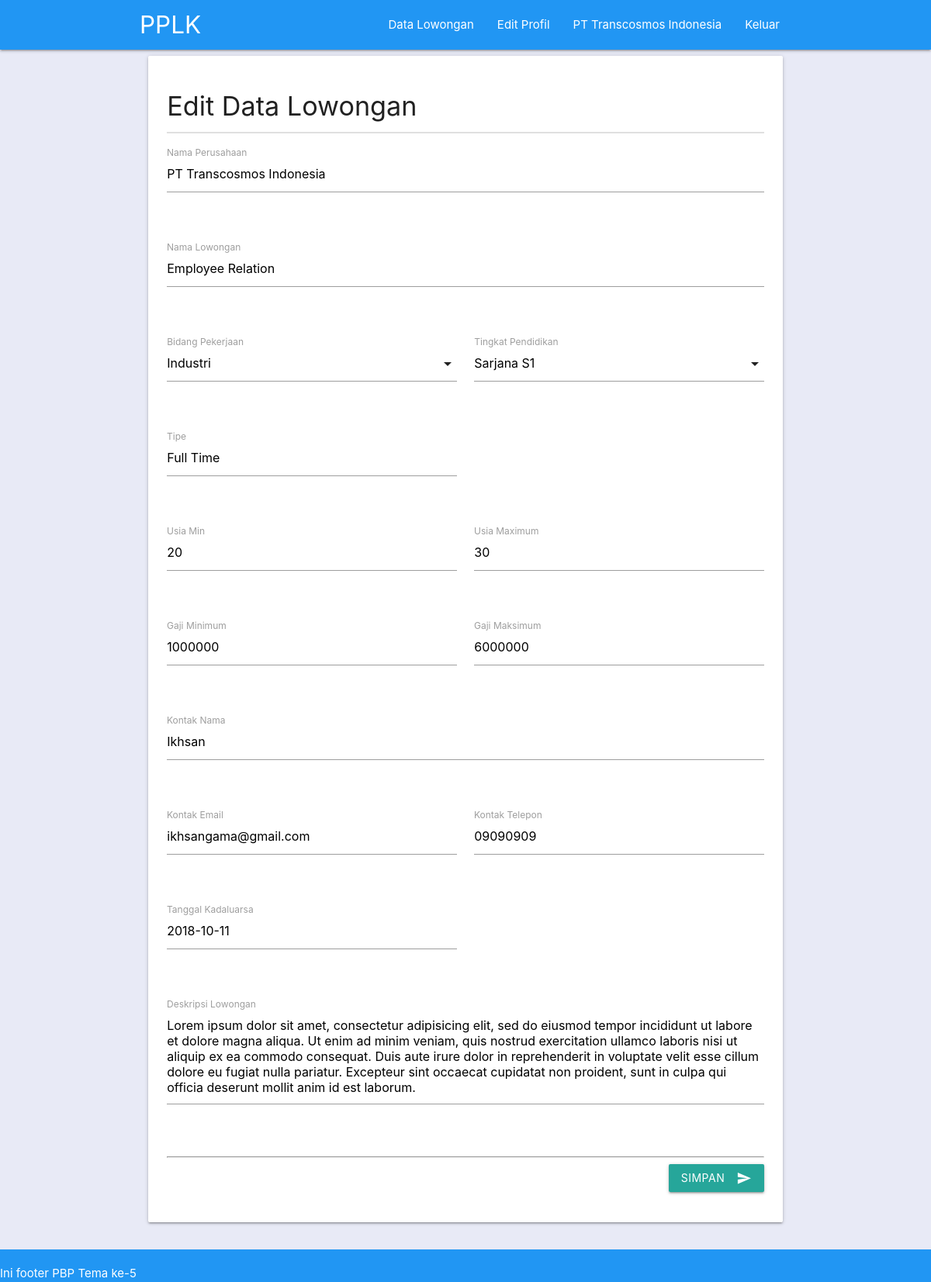
The app's page /edit_data_lowongan.php?idloker=15 (signed in) with its own data.
### tables this page shows
CREATE TABLE `perusahaan` (
  `idperusahaan` int(11) NOT NULL,
  `nama` varchar(50) NOT NULL,
  `password` varchar(255) NOT NULL,
  `nama_pemilik` varchar(50) NOT NULL,
  `alamat` text NOT NULL,
  `kota` varchar(50) NOT NULL,
  `email` varchar(50) NOT NULL,
  `no_telp` varchar(50) NOT NULL,
  `tgl_daftar` date DEFAULT NULL
);

CREATE TABLE `loker` (
  `idloker` int(11) NOT NULL,
  `idperusahaan` int(11) NOT NULL,
  `nama` varchar(50) NOT NULL,
  `idbidang` int(11) NOT NULL,
  `idtingkat_pendidikan` int(11) NOT NULL,
  `tipe` varchar(50) DEFAULT NULL,
  `usia_min` int(50) DEFAULT NULL,
  `usia_max` int(50) DEFAULT NULL,
  `gaji_min` int(50) DEFAULT NULL,
  `gaji_max` int(50) DEFAULT NULL,
  `nama_cp` varchar(50) DEFAULT NULL,
  `email_cp` varchar(50) DEFAULT NULL,
  `no_telp_cp` varchar(50) DEFAULT NULL,
  `tgl_insert` date DEFAULT NULL,
  `tgl_update` date DEFAULT NULL,
  `tgl_expired` date DEFAULT NULL,
  `deskripsi_loker` text
);

### classes/Session.php (called while the page is built, shortened)
<?php
class Session{
  public static function isOn($nama){
    return (isset($_SESSION[$nama])) ? true : false ;
  }
  public static function getSession($nama)
  {
    return $_SESSION[$nama];
  }
}
?>

### classes/Database.php (called while the page is built, shortened)
<?php
class Database
{
  private static $connection = null;
  private $mysqli,
          $HOST = 'localhost',
          $USER = 'root',
          $PASSWORD = '',
          $DBNAME = 'pbp_pplk';
  function __construct()
  {
    $this->mysqli = new mysqli($this->HOST, $this->USER, $this->PASSWORD, $this->DBNAME);
  }
  public static function getConnection(){
    if(!isset(self::$connection))
    {
      self::$connection = new Database();
    }
    return self::$connection;
  }
  public function get_info ($table, $column, $value)
  {
    if(!is_int($value))
    {
      $value = "'". $value ."'";
      $query = "SELECT * FROM $table WHERE $column = $value";
      $result = $this->mysqli->query($query);
      while($row = $result->fetch_assoc())
      {
        return $row;
      }
    }
  }
}
 ?>

### core/Init.php (called while the page is built, shortened)
<?php
$perusahaan = new Perusahaan();
if(Session::isOn('perusahaan'))
{
 $perusahaan_data = $perusahaan->get_data(Session::getSession('perusahaan'));
 $loker = new Loker();
}
?>

### classes/Perusahaan.php (called while the page is built, shortened)
<?php
class Perusahaan
{
  private $_db;
  function __construct()
  {
    $this->_db = Database::getConnection();
  }
  public function check_email($email)
  {
    $data = $this->_db->get_info('perusahaan','email',$email);
    if(empty($data)) return false;
    else return true;
  }
  public function get_data($email)
  {
    if($this->check_email($email))
    {
      return $this->_db->get_info('perusahaan','email',$email);
    } else
    {
      return die('Nama user tidak terdaftar');
    }
  }
}
 ?>

### classes/Input.php (called while the page is built)
<?php
class Input
{
  public static function get($name)
  {
    if(isset($_POST[$name]))
    {
      return $_POST[$name];
    }
    elseif (isset($_GET[$name]))
    {
      return $_GET[$name];
    }
    return false;
  }
}
 ?>

### classes/Loker.php (called while the page is built, shortened)
<?php
class Loker
{
  function __construct()
  {
    $this->_db = Database::getConnection();
  }
  public function get_data($id)
  {
    return $this->_db->get_info('loker','idloker', $id);
  }
}
 ?>

### edit_data_lowongan.php (the view, shortened to what this page needs)
<?php
require_once "core/init.php";
$loker_data = $loker->get_data(Input::get('idloker'));
require_once "template/header.php"
?>
<main>
<div class="container">
  <div class="row">
    <div class="col l12 m12 s12">
      <div class="card-panel">
        <h4>Edit Data Lowongan</h4>
        <div class="divider"></div>
        <form class="section" action="edit_data_lowongan.php?idloker=<?php echo $loker_data['idloker'] ?>" method="post">
          <div class="row">
            <div class="input-field col s12">
              <label for="nama_perusahaan">Nama Perusahaan</label>
              <input id="nama_perusahaan" name="nama_perusahaan" type="text" value="<?php echo $perusahaan_data['nama'] ?>" readonly>
              <span class="helper-text main" data-error="" data-success=""></span>
            </div>
          </div>
          <div class="row">
            <div class="input-field col s12">
              <label for="nama">Nama Lowongan</label>
              <input id="nama" name="nama" type="text" autofocus value="<?php echo $loker_data['nama'] ?>">
              <span class="helper-text main" data-error="" data-success=""></span>
            </div>
          </div>
          <div class="row">
            <div class="input-field col s6">
              <label>Bidang Pekerjaan</label>
              <span class="helper-text main" data-error="" data-success=""></span>
            </div>
            <div class="input-field col s6">
              <label>Tingkat Pendidikan</label>
              <span class="helper-text main" data-error="" data-success=""></span>
            </div>
          </div>
          <div class="row">
            <div class="input-field col s6">
              <label for="tipe">Tipe</label>
              <input id="tipe" name="tipe" type="text" value="<?php echo $loker_data['tipe'] ?>">
              <span class="helper-text main" data-error="" data-success=""></span>
            </div>
          </div>
          <div class="row">
            <div class="input-field col s6">
              <label for="usia_min">Usia Min</label>
              <input id="usia_min" name="usia_min" type="number" class="validate" type="number"  min="0" max="80" value="<?php echo $loker_data['usia_min'] ?>">
              <span class="helper-text main" data-error="" data-success=""></span>
            </div>
            <div class="input-field col s6">
              <label for="usia_max">Usia Maximum</label>
              <input id="usia_max" name="usia_max" type="number" class="validate" type="number"  min="0" max="80" value="<?php echo $loker_data['usia_max'] ?>">
              <span class="helper-text main" data-error="" data-success=""></span>
            </div>
          </div>
          <div class="row">
            <div class="input-field col l6">
              <label for="gaji_min">Gaji Minimum</label>
              <input id="gaji_min" name="gaji_min" type="number" class="validate" type="number"  min="0" max="100000000" step="100000" value="<?php echo $loker_data['gaji_min'] ?>" >
              <span class="helper-text main" data-error="" data-success=""></span>
            </div>
            <div class="input-field col l6">
              <label for="gaji_max">Gaji Maksimum</label>
              <input id="gaji_max" name="gaji_max" type="number" class="validate" type="number"  min="0" max="100000000" step="100000" value="<?php echo $loker_data['gaji_max'] ?>" >
              <span class="helper-text main" data-error="" data-success=""></span>
            </div>
          </div>
          <div class="row">
            <div class="input-field col s12">
              <label for="nama_cp">Kontak Nama</label>
              <input id="nama_cp" name="nama_cp" type="text" value="<?php echo $loker_data['nama_cp'] ?>">
              <span class="helper-text main" data-error="" data-success=""></span>
            </div>
          </div>
          <div class="row">
            <div class="input-field col s6">
              <label for="email_cp">Kontak Email</label>
              <input id="email_cp" name="email_cp" type="email" value="<?php echo $loker_data['email_cp'] ?>">
              <span class="helper-text main" data-error="" data-success=""></span>
            </div>
            <div class="input-field col s6">
              <label for="no_telp_cp">Kontak Telepon</label>
              <input id="no_telp_cp" name="no_telp_cp" type="text" value="<?php echo $loker_data['no_telp_cp'] ?>">
              <span class="helper-text main" data-error="" data-success=""></span>
            </div>
          </div>
          <div class="row">
            <div class="input-field col s6">
              <label for="tgl_expired">Tanggal Kadaluarsa</label>
              <input id="tgl_expired" name="tgl_expired" type="text" class="datepicker" value="<?php echo $loker_data['tgl_expired'] ?>">
              <span class="helper-text main" data-error="" data-success=""></span>
            </div>
          </div>
          <div class="row">
            <div class="input-field col s12">
              <label for="deskripsi_loker">Deskripsi Lowongan</label>
              <textarea id="deskripsi_loker" name="deskripsi_loker" class="materialize-textarea"><?php echo $loker_data['deskripsi_loker'] ?>
              </textarea>
              <span class="helper-text main" data-error="" data-success=""></span>
            </div>
          </div>
          <hr>
          <div class="right-align">
            <button type="submit" value="edit_data_lowongan" name="edit_data_lowongan" class="btn" > Simpan
              <i class="material-icons right">send</i>
            </button>
          </div>
        </form>
      </div>
    </div>
  </div>
</div>
</main>
<?php require_once "template/footer.php"; ?>

### template/header.php (shortened to what this page needs)
<!DOCTYPE html>
<html lang="en" dir="ltr">
  <head>
    <link rel="stylesheet" href="assets/css/materialize.min.css">
    <link href="assets/css/tema.css" rel="stylesheet">
  </head>
  <body class="indigo lighten-5">
    <header>
      <nav class="serious-error">
          <div class="container nav-wrapper ">
            <a href="#!" class="brand-logo">PPLK</a>
            <ul class="right hide-on-med-and-down">
              <?php if(Session::isOn('perusahaan')){?>
              <li><a href="data_lowongan.php">Data Lowongan</a></li>
              <li><a href="edit_profil.php">Edit Profil</a></li>
              <li><a href="profil.php"><?php echo $perusahaan_data['nama'] ?></a></li>
              <li><a href="keluar.php">Keluar</a></li>
              <?php } else {?>
              <li><a href="pendaftaran_pencaker.php">Pendaftaran Pencaker</a></li>
              <li><a href="pendaftaran_perusahaan.php">Pendaftaran Perusahaan</a></li>
              <li><a href="masuk.php">Masuk</a></li>
              <?php } ?>
            </ul>
          </div>
        </nav>
    </header>

### assets/css/tema.css (style rules this page uses)
body { display: flex; min-height: 100vh; flex-direction: column; }
main { flex: 1 0 auto; }
nav,footer { background-color: #2196F3 !important; }

### records on screen
perusahaan: nama "PT Transcosmos Indonesia", nama_perusahaan "PT Transcosmos Indonesia"
loker: nama "Employee Relation", tipe "Full Time", usia_min "20", usia_max "30", gaji_min "1000000", gaji_max "6000000", nama_cp "Ikhsan", email_cp "ikhsangama@gmail.com", no_telp_cp "09090909", tgl_expired "2018-10-11", deskripsi_loker "Lorem ipsum dolor sit amet, consectetur adipisicing elit, sed do eiusmod tempor incididunt ut labore et dolore magna aliqua. Ut enim ad minim veniam, quis nostrud exercitation ullamco laboris nisi ut aliquip ex ea commodo consequat. Duis aute irure dolor in reprehenderit in voluptate velit esse cillum dolore eu fugiat nulla pariatur. Excepteur sint occaecat cupidatat non proident, sunt in culpa qui officia deserunt mollit anim id est laborum."
